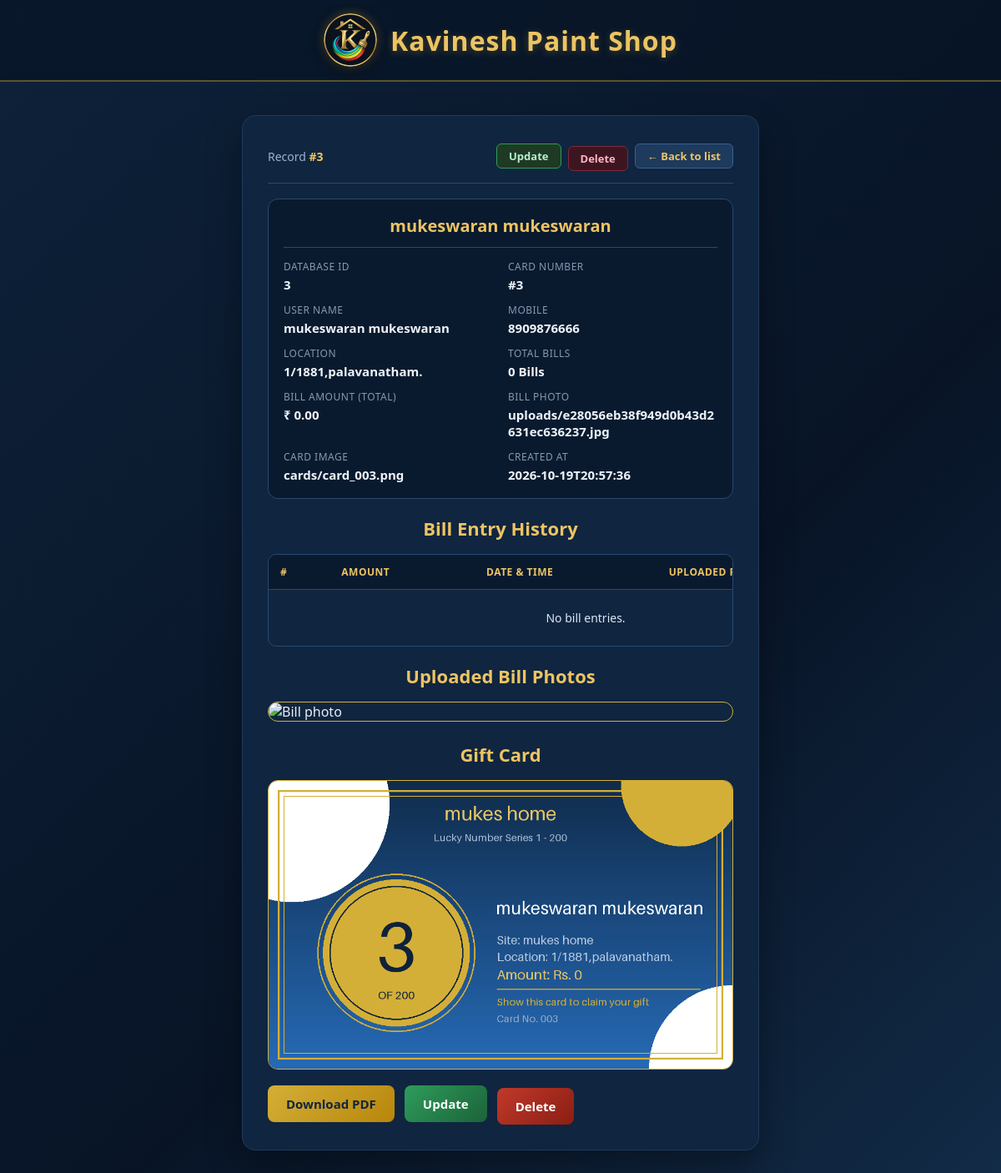
Screenshot of /admin/record/3 (signed in) with the database file from the repository.
### tables this page shows
CREATE TABLE cards (
                id INTEGER PRIMARY KEY AUTOINCREMENT,
                number INTEGER UNIQUE NOT NULL,
                name TEXT NOT NULL,
                mobile TEXT NOT NULL,
                site TEXT NOT NULL,
                location TEXT NOT NULL,
                photo TEXT NOT NULL,
                card_image TEXT NOT NULL,
                created_at TEXT NOT NULL
            , amount REAL NOT NULL DEFAULT 0);

### app.py (the view)
@app.route("/admin/record/<int:rec_id>")
@admin_required
def admin_record(rec_id):
    db = get_db()
    rec = db.execute("SELECT * FROM cards WHERE id = ?", (rec_id,)).fetchone()
    if rec is None:
        abort(404)
    entries = db.execute(
        "SELECT * FROM bill_entries WHERE card_id = ? ORDER BY id", (rec_id,)
    ).fetchall()
    return render_template("record.html", rec=rec, entries=entries)

### app.py (called while the page is built)
def get_db():
    if "db" not in g:
        g.db = sqlite3.connect(DB_PATH)
        g.db.row_factory = sqlite3.Row
        g.db.execute("PRAGMA foreign_keys = ON")
    return g.db

@app.context_processor
def inject_globals():
    return {"MAX_NUMBER": MAX_NUMBER}

def admin_required(view):
    @wraps(view)
    def wrapped(*args, **kwargs):
        if not session.get("admin_logged_in"):
            return redirect(url_for("admin_login", next=request.path))
        return view(*args, **kwargs)
    return wrapped

### templates/record.html (shortened to what this page needs)
<!doctype html>
<html lang="en">
<head>
  <link rel="stylesheet" href="{{ url_for('static', filename='style.css') }}">
</head>
<body>
  <header class="site-header">
    <a href="{{ url_for('index') }}" class="site-brand">
      <img class="site-logo" src="{{ url_for('static', filename='logo.png') }}" alt="Kavinesh Paint Shop Logo">
      <h1 class="site-name">Kavinesh Paint Shop</h1>
    </a>
  </header>
  <div class="page">
    <div class="panel card-panel">
      <div class="admin-bar">
        <span class="admin-user">Record <strong>#{{ rec['number'] }}</strong></span>
        <div style="display:flex;gap:8px;align-items:center;">
          <a class="mini edit" href="{{ url_for('admin_edit', rec_id=rec['id']) }}">Update</a>
          <form method="post" action="{{ url_for('admin_delete', rec_id=rec['id']) }}" onsubmit="return confirm('Delete record #{{ rec['number'] }} ({{ rec['name'] }})? This cannot be undone.');" style="display:inline;margin:0;">
            <button type="submit" class="mini danger">Delete</button>
          </form>
          <a class="mini" href="{{ url_for('admin') }}">&larr; Back to list</a>
        </div>
      </div>
      <div class="details">
        <div class="details-title">{{ rec['name'] }}</div>
        <div class="details-grid">
          <div><span>Database ID</span><strong>{{ rec['id'] }}</strong></div>
          <div><span>Card Number</span><strong>#{{ rec['number'] }}</strong></div>
          <div><span>User Name</span><strong>{{ rec['name'] }}</strong></div>
          <div><span>Mobile</span><strong>{{ rec['mobile'] }}</strong></div>
          <div><span>Location</span><strong>{{ rec['location'] }}</strong></div>
          <div><span>Total Bills</span><strong>{{ entries|length }} {% if entries|length == 1 %}Bill{% else %}Bills{% endif %}</strong></div>
          <div><span>Bill Amount (Total)</span><strong>&#8377; {{ '%.2f'|format(rec['amount']) }}</strong></div>
          <div><span>Bill Photo</span><strong>{{ rec['photo'] }}</strong></div>
          <div><span>Card Image</span><strong>{{ rec['card_image'] }}</strong></div>
          <div><span>Created At</span><strong>{{ rec['created_at'] }}</strong></div>
        </div>
      </div>
      <h2 class="panel-title" style="margin-top:20px;">Bill Entry History</h2>
      <div class="table-wrap" style="margin-bottom:20px;">
        <table class="admin-table">
          <thead>
            <tr><th>#</th><th>Amount</th><th>Date &amp; Time</th><th>Uploaded Photo</th></tr>
          </thead>
          <tbody>
            {% for e in entries %}
            <tr>
              <td>{{ loop.index }}</td>
              <td>&#8377; {{ '%.2f'|format(e['amount']) }}</td>
              <td class="small">{{ e['created_at'] }}</td>
              <td>
                {% if e['photo'] %}
                  <a class="mini" href="{{ url_for('admin_entry_photo', entry_id=e['id']) }}" target="_blank">View Photo</a>
                {% else %}
                  <span class="small">&mdash;</span>
                {% endif %}
              </td>
            </tr>
            {% else %}
            <tr><td colspan="4" class="empty">No bill entries.</td></tr>
            {% endfor %}
          </tbody>
        </table>
      </div>
      <h2 class="panel-title">Uploaded Bill Photos</h2>
      <div style="display:flex;flex-wrap:wrap;gap:14px;justify-content:center;margin-bottom:24px;">
        {% for e in entries %}
          {% if e['photo'] %}
          <div style="text-align:center;background:#0a1a2e;border:1px solid #274a70;border-radius:10px;padding:10px;max-width:240px;flex:1 1 200px;">
            <a href="{{ url_for('admin_entry_photo', entry_id=e['id']) }}" target="_blank">
              <img src="{{ url_for('admin_entry_photo', entry_id=e['id']) }}" style="width:100%;height:150px;object-fit:cover;border-radius:6px;border:1px solid #1a3352;" alt="Bill photo #{{ loop.index }}">
            </a>
            <div style="margin-top:8px;font-size:13px;color:#ecc464;font-weight:700;">Entry #{{ loop.index }}: &#8377; {{ '%.2f'|format(e['amount']) }}</div>
            <div style="font-size:11px;color:#8299b3;margin-top:2px;">{{ e['created_at'] }}</div>
            <a class="mini" style="margin-top:8px;display:inline-block;" href="{{ url_for('admin_entry_photo', entry_id=e['id']) }}" target="_blank">Full Image</a>
          </div>
          {% endif %}
        {% else %}
          <img class="card-img" src="{{ url_for('admin_photo', rec_id=rec['id']) }}" alt="Bill photo">
        {% endfor %}
      </div>
      <h2 class="panel-title" style="margin-top:20px;">Gift Card</h2>
      <img class="card-img" src="{{ url_for('card_image', rec_id=rec['id']) }}" alt="Gift card">
      <div class="actions">
        <a class="btn" href="{{ url_for('download', rec_id=rec['id']) }}">Download PDF</a>
        <a class="btn edit-btn" href="{{ url_for('admin_edit', rec_id=rec['id']) }}">Update</a>
        <form method="post" action="{{ url_for('admin_delete', rec_id=rec['id']) }}" onsubmit="return confirm('Delete record #{{ rec['number'] }} ({{ rec['name'] }})? This cannot be undone.');" style="display:inline;margin:0;">
          <button type="submit" class="btn danger-btn">Delete</button>
        </form>
      </div>
    </div>
  </div>
</body>
</html>

### rows the page displays
cards: number "3", name "mukeswaran mukeswaran", id "3", mobile "8909876666", location "1/1881,palavanatham.", amount "0.00", photo "uploads/e28056eb38f949d0b43d2631ec636237.jpg", card_image "cards/card_003.png", created_at "2026-10-19T20:57:36"

### other values shown
{{ entries|length }} "0"
